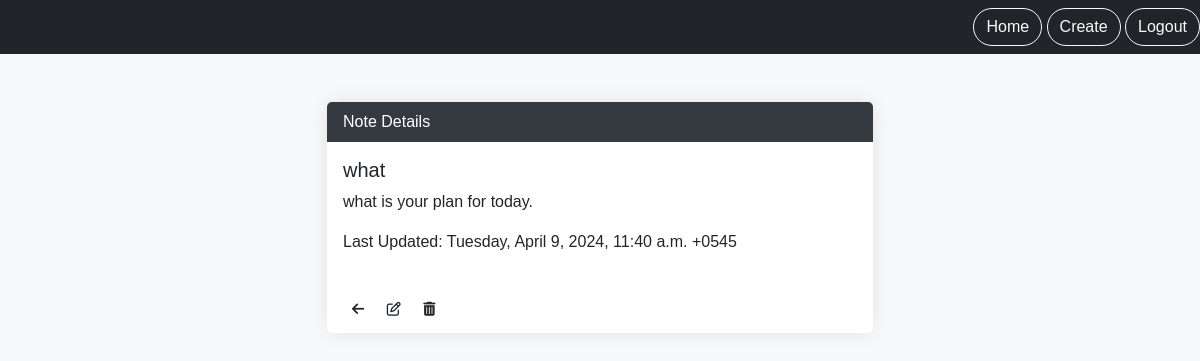
Screenshot of /smart/notes/18 (signed in) with the database file from the repository.
### notes/models.py (models this page shows, shortened)
class Notes(models.Model):
    title = models.CharField(max_length=200)
    text = models.TextField()
    user = models.ForeignKey(User, on_delete=models.CASCADE, related_name='notes')
    created = models.DateTimeField(auto_now_add=True)
    updated = models.DateTimeField(auto_now=True)

### notes/views.py (the view)
# urls.py: path('notes/<int:pk>',views.NotesDetailView.as_view(),name="notes.detail"),
class NotesDetailView(LoginRequiredMixin,DetailView):
    model=Notes
    context_object_name="note"
    login_url= "/login"
    def get_queryset(self):
        return self.request.user.notes.all()

### notes/templates/notes/notes_detail.html
{% extends 'base.html' %}
{% load static %}
{% block content %}
<div class="row justify-content-center">
    <div class="col-md-6">
        <div class="card">
            <div class="card-header">Note Details</div>
            <div class="card-body">
                <h1 class="fs-5">{{note.title}}</h1>
                <p>{{note.text}}</p>
                <p>Last Updated: {{ note.updated|date:"l, F j, Y, P e" }}</p>
            </div>
            <div class="card-footer">
                <a href="{% url 'notes.list' %}" class="btn btn-sm btn -primary"><i class="fa-solid fa-arrow-left"></i></a>
                <a href="{% url 'notes.update' pk=note.id %}" class="btn btn-sm btn -warning"><i class="fa-regular fa-pen-to-square"></i></a>
                <a href="{% url 'notes.delete' pk=note.id %}" class="btn btn-sm btn -danger"><i class="fa-solid fa-trash-can"></i></a>
            </div>
        </div>
    </div>
</div>
{% endblock %}

### static/templates/base.html (style rules this page uses)
body { font-family: 'Poppins', sans-serif; background-color: #f8f9fa; margin: 0; padding: 0; }
.card { border: none; border-radius: 10px; box-shadow: 0px 0px 20px rgba(0, 0, 0, 0.1); }
.card-header { background-color: #343a40; color: #fff; border-bottom: none; }
.card-body, .card-footer { background-color: #fff; }
.card-footer { border-top: none; }
.btn { border-radius: 20px; }

### rows the page displays
Notes: title "what", text "what is your plan for today.", updated "Tuesday, April 9, 2024, 11:40 a.m. +0545"
